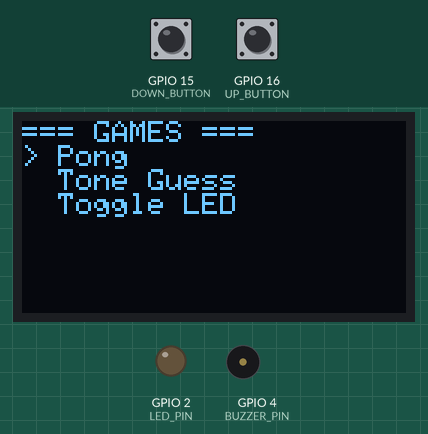
The sketch below on a simulated ESP32. Shown: 128×64 one-colour display, output pins drawn as LEDs (lit = HIGH), buzzer (waves = sounding). The test bench sets the inputs (shaded band); at power-on: GPIO 15 (DOWN_BUTTON) HIGH, GPIO 16 (UP_BUTTON) HIGH. WiFi joins after 1.5 s; servers stay silent unless stated; random numbers use the default seed unless the sketch sets one.

Above: at 2.7 s.
2.8 s: GPIO 15 (DOWN_BUTTON) pulled LOW for 0.15 s
At 2.98 s:
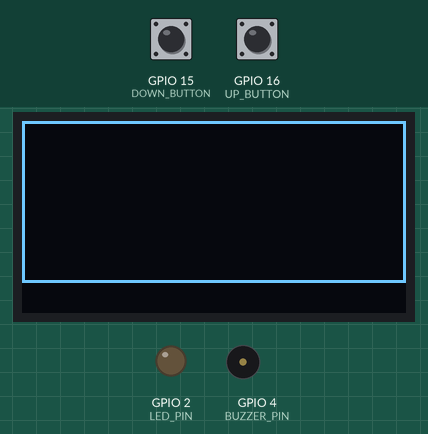
3.5 s: GPIO 16 (UP_BUTTON) pulled LOW for 3.2 s
At 7.3 s:
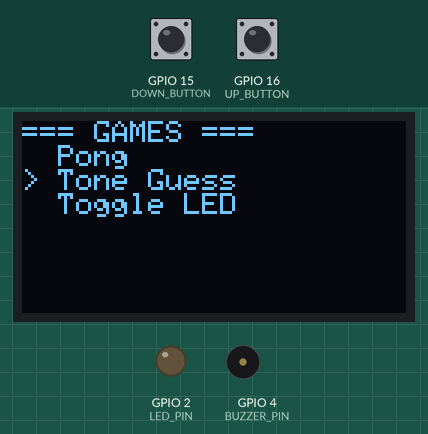
8.2 s: GPIO 15 (DOWN_BUTTON) pulled LOW for 1 s
At 9.7 s:
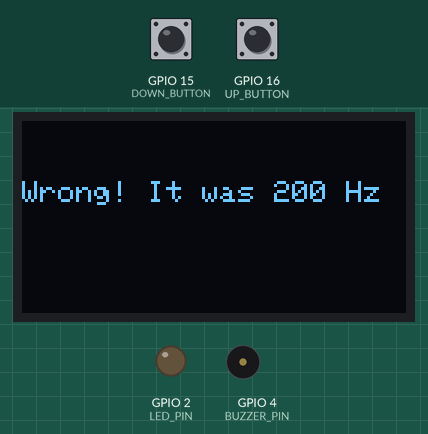
12.2 s: GPIO 16 (UP_BUTTON) pulled LOW for 0.15 s
At 13.7 s:
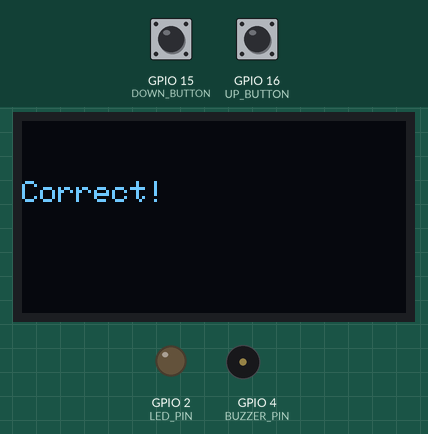
Timing chart, 0 to 16.3 s (numbered marks = the images above; inputs shaded):
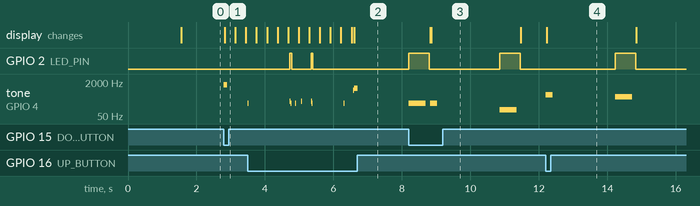

The sketch:

menu-games-1.ino
```cpp
#include <Wire.h>
#include <Adafruit_GFX.h>
#include <Adafruit_SSD1306.h>
#include <WiFi.h>
#include <ESPmDNS.h>
#include <WiFiUdp.h>
#include <ArduinoOTA.h>

// WiFi credentials (replace with your own)
const char* ssid = "...";
const char* password = "...";

// OLED display settings
#define SCREEN_WIDTH 128
#define SCREEN_HEIGHT 64
#define OLED_RESET -1
Adafruit_SSD1306 display(SCREEN_WIDTH, SCREEN_HEIGHT, &Wire, OLED_RESET);

// Pin definitions
const int BUZZER_PIN = 4;    // Passive buzzer on GPIO 4
const int UP_BUTTON = 16;    // Button 1 on GPIO 16 (Up/Guess A)
const int DOWN_BUTTON = 15;  // Button 2 on GPIO 15 (Down/Guess B/Select)
const int LED_PIN = 2;       // Internal LED

// Menu variables
int menuIndex = 0;
const int MENU_ITEMS = 3;    // Pong, Tone Guess, Toggle LED
bool inMenu = true;
unsigned long lastButtonPress = 0;
const int DEBOUNCE_DELAY = 200;

// Exit button variables
unsigned long button1PressStart = 0;
const unsigned long EXIT_HOLD_TIME = 3000; // 3 seconds

// Game states
enum GameState { MENU, PONG, TONE_GUESS, TOGGLE_LED };
GameState currentState = MENU;

// Pong variables
const unsigned long PADDLE_RATE = 64;
const unsigned long BALL_RATE = 16;
const uint8_t PADDLE_HEIGHT = 12;
const uint8_t SCORE_LIMIT = 9;
bool pong_game_over, pong_win;
uint8_t player_score, mcu_score;
uint8_t ball_x = 53, ball_y = 26;
uint8_t ball_dir_x = 1, ball_dir_y = 1;
unsigned long ball_update;
unsigned long paddle_update;
const uint8_t MCU_X = 12;
uint8_t mcu_y = 16;
const uint8_t PLAYER_X = 115;
uint8_t player_y = 16;

// Tone Guess variables
int round_number = 0;
int correct_answers = 0;
bool tone_game_over = false;
bool waiting_for_guess = false;
int current_freq = 0;
int option_a = 0;
int option_b = 0;
const int frequencies[] = {100, 200, 300, 400, 500};

void setup() {
  // Initialize pins
  pinMode(BUZZER_PIN, OUTPUT);
  pinMode(UP_BUTTON, INPUT_PULLUP);
  pinMode(DOWN_BUTTON, INPUT_PULLUP);
  pinMode(LED_PIN, OUTPUT);
  digitalWrite(BUZZER_PIN, LOW);
  digitalWrite(LED_PIN, LOW);

  // Initialize random seed
  randomSeed(analogRead(0));

  // Initialize display
  if (!display.begin(SSD1306_SWITCHCAPVCC, 0x3C)) {
    for(;;); // Loop forever if display fails
  }

  // WiFi and OTA setup
  WiFi.mode(WIFI_STA);
  WiFi.begin(ssid, password);
  while (WiFi.waitForConnectResult() != WL_CONNECTED) {
    delay(500);
    ESP.restart();
  }

  ArduinoOTA
    .onStart([]() {
      display.clearDisplay();
      display.setCursor(0, 0);
      display.println("OTA Update Started");
      display.display();
      noTone(BUZZER_PIN);
    })
    .onEnd([]() {
      display.println("OTA Update Complete!");
      display.display();
    })
    .onProgress([](unsigned int progress, unsigned int total) {
      display.clearDisplay();
      display.setCursor(0, 0);
      display.printf("Progress: %u%%\n", (progress / (total / 100)));
      display.display();
    })
    .onError([](ota_error_t error) {
      display.printf("Error[%u]: ", error);
      display.display();
    });

  ArduinoOTA.begin();

  // Initial display
  updateMenuDisplay();
  ball_update = millis();
  paddle_update = ball_update;
}

void loop() {
  ArduinoOTA.handle(); // Handle OTA updates at all times

  switch (currentState) {
    case MENU:
      handleMenu();
      break;
    case PONG:
      playPong();
      break;
    case TONE_GUESS:
      playToneGuess();
      break;
    case TOGGLE_LED:
      toggleLED();
      break;
  }
}

void handleMenu() {
  bool button1Pressed = (digitalRead(UP_BUTTON) == LOW);
  bool button2Pressed = (digitalRead(DOWN_BUTTON) == LOW);
  unsigned long currentTime = millis();

  if (button1Pressed && (currentTime - lastButtonPress > DEBOUNCE_DELAY)) {
    menuIndex = (menuIndex + 1) % MENU_ITEMS;
    lastButtonPress = currentTime;
    updateMenuDisplay();
    tone(BUZZER_PIN, 1000, 100); // Navigation feedback
  }

  if (button2Pressed && (currentTime - lastButtonPress > DEBOUNCE_DELAY)) {
    lastButtonPress = currentTime;
    tone(BUZZER_PIN, 1500, 100); // Selection feedback
    if (menuIndex == 0) {
      currentState = PONG;
      display.clearDisplay();
      drawCourt();
      display.display();
      pong_game_over = false;
      player_score = 0;
      mcu_score = 0;
    } else if (menuIndex == 1) {
      currentState = TONE_GUESS;
      resetToneGame();
      startNewRound();
    } else if (menuIndex == 2) {
      currentState = TOGGLE_LED;
    }
  }
}

void updateMenuDisplay() {
  display.clearDisplay();
  display.setTextSize(1);
  display.setTextColor(SSD1306_WHITE);
  display.setCursor(0, 0);
  display.println("=== GAMES ===");
  display.println(menuIndex == 0 ? "> Pong" : "  Pong");
  display.println(menuIndex == 1 ? "> Tone Guess" : "  Tone Guess");
  display.println(menuIndex == 2 ? "> Toggle LED" : "  Toggle LED");
  display.display();
}

// Pong functions
void playPong() {
  bool update_needed = false;
  unsigned long time = millis();

  static bool up_state = false;
  static bool down_state = false;

  up_state |= (digitalRead(UP_BUTTON) == LOW);
  down_state |= (digitalRead(DOWN_BUTTON) == LOW);

  // Check for exit condition
  if (digitalRead(UP_BUTTON) == LOW) {
    if (button1PressStart == 0) {
      button1PressStart = millis();
    } else if (millis() - button1PressStart >= EXIT_HOLD_TIME) {
      currentState = MENU;
      updateMenuDisplay();
      tone(BUZZER_PIN, 800, 200); // Exit feedback tone
      button1PressStart = 0;
      return;
    }
  } else {
    button1PressStart = 0;
  }

  if (time > ball_update) {
    uint8_t new_x = ball_x + ball_dir_x;
    uint8_t new_y = ball_y + ball_dir_y;

    if (new_x == 0 || new_x == 127) {
      ball_dir_x = -ball_dir_x;
      new_x += ball_dir_x + ball_dir_x;
      digitalWrite(LED_PIN, HIGH);
      if (new_x < 64) {
        player_scoreTone();
        player_score++;
      } else {
        mcu_scoreTone();
        mcu_score++;
      }
      digitalWrite(LED_PIN, LOW);

      if (player_score == SCORE_LIMIT || mcu_score == SCORE_LIMIT) {
        pong_win = player_score > mcu_score;
        pong_game_over = true;
      }
    }

    if (new_y == 0 || new_y == 53) {
      wallTone();
      ball_dir_y = -ball_dir_y;
      new_y += ball_dir_y + ball_dir_y;
    }

    if (new_x == MCU_X && new_y >= mcu_y && new_y <= mcu_y + PADDLE_HEIGHT) {
      mcuPaddleTone();
      ball_dir_x = -ball_dir_x;
      new_x += ball_dir_x + ball_dir_x;
    }

    if (new_x == PLAYER_X && new_y >= player_y && new_y <= player_y + PADDLE_HEIGHT) {
      playerPaddleTone();
      ball_dir_x = -ball_dir_x;
      new_x += ball_dir_x + ball_dir_x;
    }

    display.drawPixel(ball_x, ball_y, SSD1306_BLACK);
    display.drawPixel(new_x, new_y, SSD1306_WHITE);
    ball_x = new_x;
    ball_y = new_y;
    ball_update += BALL_RATE;
    update_needed = true;
  }

  if (time > paddle_update) {
    paddle_update += PADDLE_RATE;
    display.drawFastVLine(MCU_X, mcu_y, PADDLE_HEIGHT, SSD1306_BLACK);
    const uint8_t half_paddle = PADDLE_HEIGHT >> 1;
    if (mcu_y + half_paddle > ball_y) {
      int8_t dir = ball_x > MCU_X ? -1 : 1;
      mcu_y += dir;
    }
    if (mcu_y + half_paddle < ball_y) {
      int8_t dir = ball_x > MCU_X ? 1 : -1;
      mcu_y += dir;
    }
    if (mcu_y < 1) mcu_y = 1;
    if (mcu_y + PADDLE_HEIGHT > 53) mcu_y = 53 - PADDLE_HEIGHT;

    display.drawFastVLine(MCU_X, mcu_y, PADDLE_HEIGHT, SSD1306_WHITE);
    display.drawFastVLine(PLAYER_X, player_y, PADDLE_HEIGHT, SSD1306_BLACK);

    if (up_state) player_y -= 1;
    if (down_state) player_y += 1;
    up_state = down_state = false;

    if (player_y < 1) player_y = 1;
    if (player_y + PADDLE_HEIGHT > 53) player_y = 53 - PADDLE_HEIGHT;

    display.drawFastVLine(PLAYER_X, player_y, PADDLE_HEIGHT, SSD1306_WHITE);
    update_needed = true;
  }

  if (update_needed) {
    if (pong_game_over) {
      const char* text = pong_win ? "YOU WIN!!" : "YOU LOSE!";
      display.clearDisplay();
      display.setCursor(40, 28);
      display.print(text);
      display.display();
      delay(5000);

      currentState = MENU;
      ball_x = 53; ball_y = 26;
      ball_dir_x = 1; ball_dir_y = 1;
      mcu_y = 16; player_y = 16;
      mcu_score = 0; player_score = 0;
      pong_game_over = false;
      updateMenuDisplay();
      return;
    }

    display.setTextColor(SSD1306_WHITE, SSD1306_BLACK);
    display.setCursor(0, 56);
    display.print(mcu_score);
    display.setCursor(122, 56);
    display.print(player_score);
    display.display();
  }
}

// Tone Guess functions
void playToneGuess() {
  // Check for exit condition
  if (digitalRead(UP_BUTTON) == LOW) {
    if (button1PressStart == 0) {
      button1PressStart = millis();
    } else if (millis() - button1PressStart >= EXIT_HOLD_TIME) {
      currentState = MENU;
      updateMenuDisplay();
      tone(BUZZER_PIN, 800, 200); // Exit feedback tone
      button1PressStart = 0;
      return;
    }
  } else {
    button1PressStart = 0;
  }

  if (tone_game_over) {
    showResults();
    delay(5000);
    currentState = MENU;
    updateMenuDisplay();
    return;
  }

  if (waiting_for_guess) {
    if (digitalRead(UP_BUTTON) == LOW && millis() - button1PressStart < EXIT_HOLD_TIME) {
      checkGuess(option_a);
      while (digitalRead(UP_BUTTON) == LOW) delay(10);
      waiting_for_guess = false;
      startNewRound();
    } else if (digitalRead(DOWN_BUTTON) == LOW) {
      checkGuess(option_b);
      while (digitalRead(DOWN_BUTTON) == LOW) delay(10);
      waiting_for_guess = false;
      startNewRound();
    }
  }
}

void startNewRound() {
  if (round_number >= 5) {
    tone_game_over = true;
    return;
  }

  round_number++;
  digitalWrite(LED_PIN, HIGH);

  current_freq = frequencies[random(0, 5)];
  option_a = current_freq;
  option_b = frequencies[random(0, 5)];
  while (option_b == option_a) {
    option_b = frequencies[random(0, 5)];
  }

  tone(BUZZER_PIN, current_freq, 500);
  delay(600);
  digitalWrite(LED_PIN, LOW);

  display.clearDisplay();
  display.setTextSize(1);
  display.setCursor(0, 0);
  display.print("Round ");
  display.println(round_number);
  display.setCursor(0, 20);
  display.print("A: ");
  display.print(option_a);
  display.println(" Hz (UP)");
  display.setCursor(0, 40);
  display.print("B: ");
  display.print(option_b);
  display.println(" Hz (DOWN)");
  display.display();

  waiting_for_guess = true;
}

void checkGuess(int guess) {
  display.clearDisplay();
  display.setCursor(0, 20);
  if (guess == current_freq) {
    display.println("Correct!");
    correct_answers++;
    tone(BUZZER_PIN, 500, 200);
  } else {
    display.print("Wrong! It was ");
    display.print(current_freq);
    display.println(" Hz");
    tone(BUZZER_PIN, 200, 200);
  }
  display.display();
  delay(2000);
}

void showResults() {
  display.clearDisplay();
  display.setCursor(0, 20);
  display.print("Game Over! Score: ");
  display.print(correct_answers);
  display.println("/5");
  display.display();
}

void resetToneGame() {
  round_number = 0;
  correct_answers = 0;
  tone_game_over = false;
  waiting_for_guess = false;
}

// Toggle LED function
void toggleLED() {
  // Check for exit condition
  if (digitalRead(UP_BUTTON) == LOW) {
    if (button1PressStart == 0) {
      button1PressStart = millis();
    } else if (millis() - button1PressStart >= EXIT_HOLD_TIME) {
      currentState = MENU;
      updateMenuDisplay();
      tone(BUZZER_PIN, 800, 200); // Exit feedback tone
      button1PressStart = 0;
      return;
    }
  } else {
    button1PressStart = 0;
  }

  digitalWrite(LED_PIN, !digitalRead(LED_PIN)); // Toggle LED state
  display.clearDisplay();
  display.setTextSize(1);
  display.setTextColor(SSD1306_WHITE);
  display.setCursor(0, 20);
  display.print("LED: ");
  display.println(digitalRead(LED_PIN) ? "ON" : "OFF");
  display.display();
  delay(1000); // Show state for 1 second
  currentState = MENU;
  updateMenuDisplay();
}

// Pong tone and court functions
void playerPaddleTone() {
  tone(BUZZER_PIN, 250, 25);
  delay(25);
}

void mcuPaddleTone() {
  tone(BUZZER_PIN, 225, 25);
  delay(25);
}

void wallTone() {
  tone(BUZZER_PIN, 200, 25);
  delay(25);
}

void player_scoreTone() {
  tone(BUZZER_PIN, 200, 25);
  delay(50);
  tone(BUZZER_PIN, 250, 25);
  delay(25);
}

void mcu_scoreTone() {
  tone(BUZZER_PIN, 250, 25);
  delay(25);
  tone(BUZZER_PIN, 200, 25);
  delay(25);
}

void drawCourt() {
  display.drawRect(0, 0, 128, 54, SSD1306_WHITE);
}
```

Measured:
- after the input at 2.8 s, tone on GPIO 4 (BUZZER_PIN): silent → 1500 Hz at once, → silent 0.10 s later, → 200 Hz 0.59 s later; the display: changes at once (image 1)
- after the input at 8.2 s, GPIO 2 (LED_PIN): alternates HIGH for 0.60 s and LOW for 2.1 s, starting at once; tone on GPIO 4 (BUZZER_PIN): plays 200 Hz for 0.50 s, 200 Hz for 0.20 s, 100 Hz for 0.50 s, starting at once; the display: first changes after 0.63 s (image 3 shows a later state)
- after the input at 12.2 s, GPIO 2 (LED_PIN): LOW → HIGH after 2.0 s, → LOW 0.60 s later; tone on GPIO 4 (BUZZER_PIN): silent → 500 Hz at once, → silent 0.20 s later, → 400 Hz 1.8 s later, → silent 0.50 s later; the display: changes at once (image 4)
- by itself, GPIO 2 (LED_PIN): alternates HIGH for 0.05 s and LOW for 0.57 s, 4 changes in all, then stays LOW
